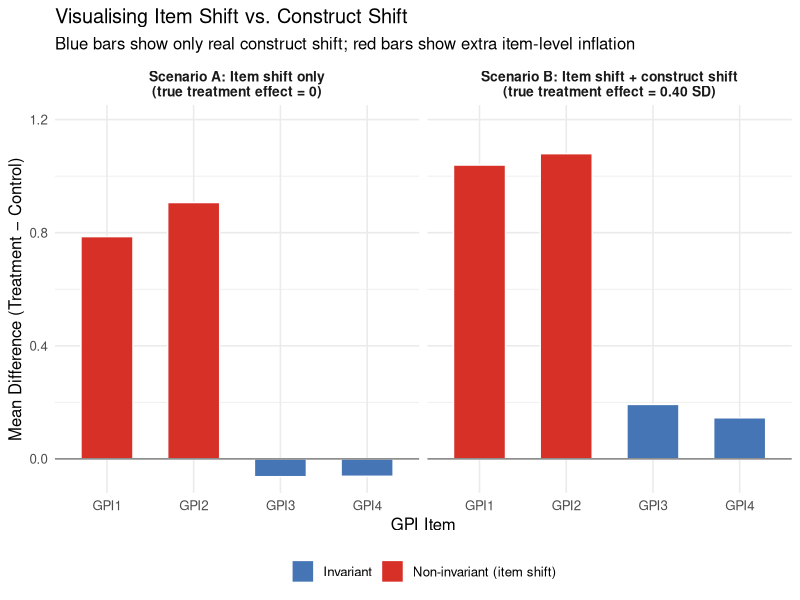

Write the R code that produced this figure. (Note: this script raises an error after producing the figure.)
## ---- chunk 1
knitr::opts_chunk$set(
  echo = TRUE,
  fig.width = 8,
  fig.height = 5,
  fig.path = "figs/",
  dev = "svg"
)

dir.create("figs", recursive = TRUE, showWarnings = FALSE)
## ---- chunk 2
#| code-summary: "▶ Load required packages"
# Uncomment to install if needed:
# install.packages(c("lavaan", "semTools", "MASS", "ggplot2",
#                    "dplyr", "tidyr", "corrplot", "knitr", "lmtest",
#                    "mclust", "dbscan"))

library(lavaan)       # CFA and SEM (Cases 1 and 3)
library(semTools)     # htmt() and auxiliary SEM tools (Cases 1 and 3)
library(MASS)         # mvrnorm(): generate multivariate normal data (all cases)
library(ggplot2)      # Visualizations (all cases)
library(dplyr)        # Data manipulation (all cases)
library(tidyr)        # Data reshaping (Cases 2 and 3)
library(corrplot)     # Correlation heatmap (Case 1)
library(knitr)        # Nicely formatted tables (all cases)
library(lmtest)       # Breusch-Pagan heteroskedasticity test (Case 2)
library(mclust)       # Gaussian mixture models / latent class analysis (Case 4)
library(dbscan)       # Local outlier factor and DBSCAN clustering (Case 5)

# ── Helper objects shared with Cases 1 and 3 ──────────────────────────────────
# Factor correlation matrix used in simulation
phi_pop <- matrix(
  c(1.00, 0.40, 0.45,
    0.40, 1.00, 0.50,
    0.45, 0.50, 1.00),
  nrow = 3, byrow = TRUE,
  dimnames = list(c("EC", "GPI", "BA"), c("EC", "GPI", "BA"))
)

# Item generation helper
gen_items <- function(latent, loadings) {
  sapply(loadings, function(lam) {
    lam * latent + sqrt(1 - lam^2) * rnorm(length(latent))
  })
}
## ---- chunk 3
#| code-summary: "▶ Simulate two non-invariance scenarios (A: item shift only; B: item + construct shift)"
set.seed(2025)
n3     <- 400
treat3 <- sample(c(0L, 1L), n3, replace = TRUE)

# ── Shared factor structure (same phi_pop as Case 1) ──────────────────────────
latent3  <- MASS::mvrnorm(n3, mu = c(0, 0, 0), Sigma = phi_pop)
EC_lat3  <- latent3[, 1]
BA_lat3  <- latent3[, 3]

lam_GPI3  <- c(0.80, 0.76, 0.82, 0.78)
item_shift <- c(0.80, 0.80, 0.00, 0.00)   # GPI1 and GPI2 shift; GPI3/GPI4 do not

# ── EC and BA: fully invariant across scenarios ────────────────────────────────
EC3_items <- gen_items(EC_lat3, c(0.78, 0.82, 0.74, 0.76))
BA3_items <- gen_items(BA_lat3, c(0.72, 0.76, 0.70))

# ── Scenario A: item shift ONLY — true latent GPI is unchanged by treatment ───
GPI_lat3a <- latent3[, 2]           # NO construct shift
GPI3a <- sapply(seq_along(lam_GPI3), function(i) {
  lam_GPI3[i] * GPI_lat3a +
    sqrt(1 - lam_GPI3[i]^2) * rnorm(n3) +
    item_shift[i] * treat3
})

df3a <- data.frame(
  condition = factor(treat3, labels = c("Control", "Green Marketing")),
  EC1 = EC3_items[,1], EC2 = EC3_items[,2], EC3 = EC3_items[,3], EC4 = EC3_items[,4],
  GPI1 = GPI3a[,1], GPI2 = GPI3a[,2], GPI3 = GPI3a[,3], GPI4 = GPI3a[,4],
  BA1 = BA3_items[,1], BA2 = BA3_items[,2], BA3 = BA3_items[,3]
)

# ── Scenario B: item shift + construct shift — TRUE effect = 0.40 SD ──────────
GPI_lat3b <- latent3[, 2] + 0.40 * treat3   # construct shift
GPI3b <- sapply(seq_along(lam_GPI3), function(i) {
  lam_GPI3[i] * GPI_lat3b +
    sqrt(1 - lam_GPI3[i]^2) * rnorm(n3) +
    item_shift[i] * treat3
})

df3b <- data.frame(
  condition = factor(treat3, labels = c("Control", "Green Marketing")),
  EC1 = EC3_items[,1], EC2 = EC3_items[,2], EC3 = EC3_items[,3], EC4 = EC3_items[,4],
  GPI1 = GPI3b[,1], GPI2 = GPI3b[,2], GPI3 = GPI3b[,3], GPI4 = GPI3b[,4],
  BA1 = BA3_items[,1], BA2 = BA3_items[,2], BA3 = BA3_items[,3]
)
## ---- chunk 4
#| code-summary: "▶ Plot: item mean differences across the two scenarios"
# Compute item mean differences for both scenarios
get_item_diffs <- function(df, scenario_label) {
  df |>
    group_by(condition) |>
    summarise(across(GPI1:GPI4, mean), .groups = "drop") |>
    pivot_longer(cols = GPI1:GPI4, names_to = "item", values_to = "mean_score") |>
    pivot_wider(names_from = condition, values_from = mean_score) |>
    mutate(
      difference = `Green Marketing` - Control,
      scenario   = scenario_label,
      type       = if_else(item %in% c("GPI1", "GPI2"),
                           "Non-invariant (item shift)",
                           "Invariant")
    )
}

diffs_a <- get_item_diffs(df3a, "Scenario A: Item shift only\n(true treatment effect = 0)")
diffs_b <- get_item_diffs(df3b, "Scenario B: Item shift + construct shift\n(true treatment effect = 0.40 SD)")
all_diffs <- bind_rows(diffs_a, diffs_b)

# Expected construct-only difference: 0.40 * loading for items 3 & 4 (scenario B)
expected_b <- 0.40 * mean(lam_GPI3[3:4])

ggplot(all_diffs, aes(x = item, y = difference, fill = type)) +
  geom_col(width = 0.6, colour = "white") +
  geom_hline(yintercept = 0, colour = "grey50", linewidth = 0.5) +
  facet_wrap(~ scenario) +
  scale_fill_manual(
    values = c("Non-invariant (item shift)" = "#d73027",
               "Invariant"                  = "#4575b4"),
    name = NULL
  ) +
  scale_y_continuous(expand = expansion(mult = c(0.05, 0.15))) +
  labs(
    x        = "GPI Item",
    y        = "Mean Difference (Treatment − Control)",
    title    = "Visualising Item Shift vs. Construct Shift",
    subtitle = "Blue bars show only real construct shift; red bars show extra item-level inflation"
  ) +
  theme_minimal(base_size = 12) +
  theme(legend.position = "bottom",
        strip.text = element_text(face = "bold", size = 10))
## ---- chunk 5
#| code-summary: "▶ Fit configural, metric, and scalar invariance models"
invar_model <- '
  EC  =~ EC1 + EC2 + EC3 + EC4
  GPI =~ GPI1 + GPI2 + GPI3 + GPI4
  BA  =~ BA1  + BA2  + BA3
'

# Fit the three-model sequence on Scenario B
fit_config <- cfa(invar_model, data = df3b, group = "condition", std.lv = TRUE)
fit_metric <- cfa(invar_model, data = df3b, group = "condition",
                  group.equal = "loadings", std.lv = TRUE)
fit_scalar <- cfa(invar_model, data = df3b, group = "condition",
                  group.equal = c("loadings", "intercepts"), std.lv = TRUE)
## ---- chunk 6
#| code-summary: "▶ Likelihood ratio test sequence"
# Likelihood ratio test: significant Δχ² = adding the constraint worsens fit
lrt_result <- lavTestLRT(fit_config, fit_metric, fit_scalar)
print(lrt_result)
## ---- chunk 7
#| code-summary: "▶ Model fit indices table"
extract_fit <- function(fit, label) {
  fi <- fitmeasures(fit, c("chisq", "df", "cfi", "rmsea", "srmr"))
  data.frame(
    Model = label,
    Chisq = round(as.numeric(fi["chisq"]), 1),
    df    = as.integer(fi["df"]),
    CFI   = round(as.numeric(fi["cfi"]),   3),
    RMSEA = round(as.numeric(fi["rmsea"]), 3),
    SRMR  = round(as.numeric(fi["srmr"]),  3)
  )
}

fit_summary <- rbind(
  extract_fit(fit_config, "Configural"),
  extract_fit(fit_metric, "Metric"),
  extract_fit(fit_scalar, "Scalar (full)")
)
rownames(fit_summary) <- NULL

kable(fit_summary,
      col.names = c("Model", "χ²", "df", "CFI", "RMSEA", "SRMR"),
      caption   = "Model Fit Across the Invariance Sequence (Scenario B)")
## ---- chunk 8
#| code-summary: "▶ Modification indices — find non-invariant items"
mi_scalar     <- modindices(fit_scalar, sort. = TRUE)
mi_intercepts <- mi_scalar |>
  filter(op == "~1") |>
  arrange(desc(mi)) |>
  dplyr::select(lhs, op, block, mi, epc)

kable(
  head(mi_intercepts, 10),
  col.names = c("Item", "Type", "Group block", "Mod. Index (MI)", "Expected Change"),
  digits    = 2,
  caption   = "Top Modification Indices for Item Intercepts (Scalar Model, Scenario B)"
)
## ---- chunk 9
#| code-summary: "▶ Score-test approach to pinpoint non-invariant items"
# lavaan::lavTestScore provides score statistics for each equality constraint.
# Constraints with large X² are the ones most responsible for the scalar model
# failing — these are the non-invariant items.
score_test <- lavaan::lavTestScore(fit_scalar, cumulative = TRUE)

# Extract intercept constraints (op == "~1") and rank by score statistic
score_uni <- as.data.frame(score_test$uni)
score_intercepts <- score_uni[score_uni$op == "~1", ] |>
  dplyr::arrange(dplyr::desc(X2))

kable(
  head(score_intercepts, 8),
  col.names = c("Item", "Type", "RHS", "Score Stat. (X²)", "df", "p-value"),
  digits    = 3,
  caption   = "Score Tests: Intercept Constraints Ranked by Misfit (Scalar Model, Scenario B)"
)
## ---- chunk 10
#| code-summary: "▶ Fit partial scalar invariance model"
fit_partial <- cfa(invar_model, data = df3b, group = "condition",
                   group.equal   = c("loadings", "intercepts"),
                   group.partial = c("GPI1~1", "GPI2~1"),
                   std.lv = TRUE)

lrt_partial <- lavTestLRT(fit_metric, fit_partial, fit_scalar)
print(lrt_partial)
## ---- chunk 11
#| code-summary: "▶ Full fit comparison (configural through full scalar)"
fit_summary2 <- rbind(
  extract_fit(fit_config,  "Configural"),
  extract_fit(fit_metric,  "Metric"),
  extract_fit(fit_partial, "Partial scalar (GPI1, GPI2 freed)"),
  extract_fit(fit_scalar,  "Full scalar")
)
rownames(fit_summary2) <- NULL
kable(fit_summary2,
      col.names = c("Model", "χ²", "df", "CFI", "RMSEA", "SRMR"),
      caption   = "Model Fit Including Partial Invariance Model (Scenario B)")
## ---- chunk 12
#| code-summary: "▶ Compare latent mean estimates across models"
get_lv_mean <- function(fit, lv = "GPI") {
  pe     <- parameterEstimates(fit)
  lv_row <- pe[pe$op == "~1" & pe$lhs == lv & pe$group == 2, ]
  if (nrow(lv_row) == 0) return(NA_real_)
  lv_row$est[1]
}

lv_scalar  <- get_lv_mean(fit_scalar)
lv_partial <- get_lv_mean(fit_partial)

latent_comparison <- data.frame(
  Model = c("Full scalar (ignores item shift — biased)",
            "Partial scalar (accounts for item shift — corrected)",
            "True value — known from Scenario B simulation"),
  GPI_latent_mean = round(c(lv_scalar, lv_partial, 0.40), 3)
)

kable(latent_comparison,
      col.names = c("Model", "Estimated GPI Latent Mean Difference (Treatment vs. Control)"),
      caption   = "How Non-Invariance Inflates the Estimated Treatment Effect")
